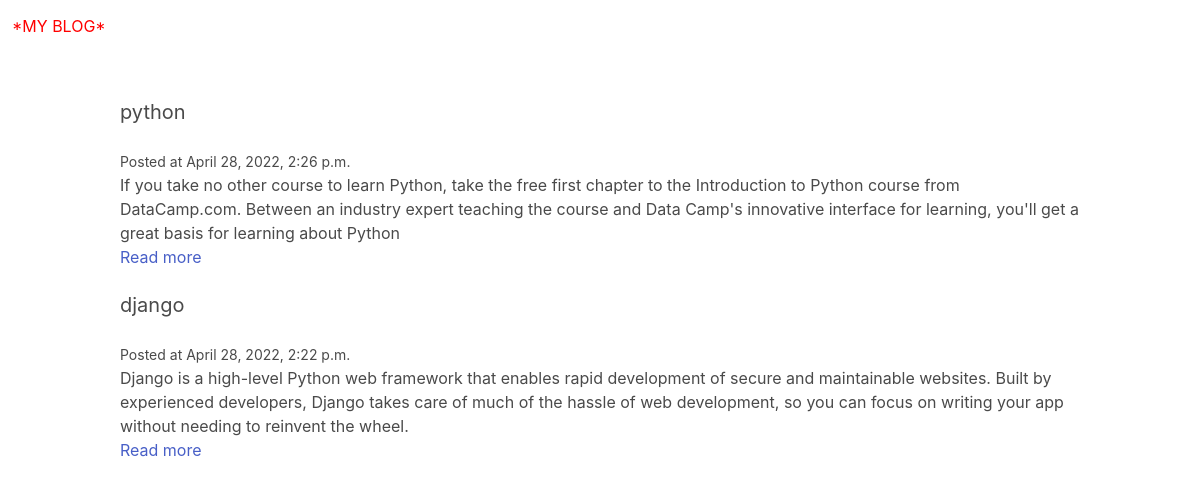
The page / on the database its author committed.
### blog/models.py (models this page shows)
class Post(models.Model):
    title = models.CharField(max_length=255)
    slug = models.SlugField()
    intro = models.TextField()
    body = models.TextField()
    date_added = models.DateTimeField(auto_now_add=True)
    class Meta:
        ordering = ['-date_added']

### blog/views.py (the view)
# urls.py: path('', frontpage, name='frontpage'),
def frontpage(request):
	posts = Post.objects.all()
	return render(request, 'blog/frontpage.html', {'posts': posts})

### blog/templates/blog/frontpage.html
{% extends 'blog/base.html' %}
{% block content %}
	{% for post in posts %}
		<div class="post block">
			<h2 class="subtitle">{{ post.title }}</h2>
			<small>Posted at {{ post.date_added }}</small>
			<p>{{ post.intro }}</p>
			<a href="{% url 'post_detail' post.slug %}">Read more</a>
		</div>
	{% endfor %}
{% endblock %}

### blog/templates/blog/base.html (shortened to what this page needs)
<!DOCTYPE html>
<html>
  <head>
    <link rel="stylesheet" href="https://cdn.jsdelivr.net/npm/bulma@0.9.1/css/bulma.min.css">
  </head>
  <body>
    <nav class="navbar">
      <div class="navbar-brand">
        <a href="/" class="navbar-item"><h1 style="color:red;">*MY BLOG*</h1></a>
      </div>
    </nav>
    <section class="section">
      <div class="container">
        {% block content %}
        {% endblock %}
      </div>
    </section>
  </body>
</html>

### rows shown on the page
Post: title "python", date_added "April 28, 2022, 2:26 p.m.", intro "If you take no other course to learn Python, take the free first chapter to the Introduction to Python course from DataCamp.com. Between an industry expert teaching the course and Data Camp's innovative interface for learning, you'll get a great basis for learning about Python"
Post: title "django", date_added "April 28, 2022, 2:22 p.m.", intro "Django is a high-level Python web framework that enables rapid development of secure and maintainable websites. Built by experienced developers, Django takes care of much of the hassle of web development, so you can focus on writing your app without needing to reinvent the wheel."
